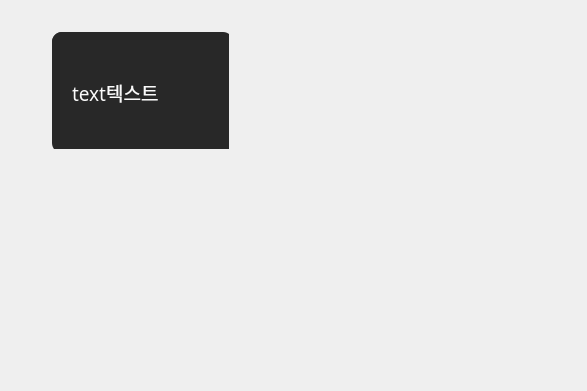
<?xml version="1.0" encoding="UTF-8"?>
<ui version="4.0">
 <class>SimpleTranslateWidget</class>
 <widget class="QWidget" name="SimpleTranslateWidget">
  <property name="windowModality">
   <enum>Qt::WindowModality::NonModal</enum>
  </property>
  <property name="geometry">
   <rect>
    <x>0</x>
    <y>0</y>
    <width>587</width>
    <height>391</height>
   </rect>
  </property>
  <property name="font">
   <font>
    <family>맑은 고딕</family>
    <pointsize>15</pointsize>
    <italic>false</italic>
    <bold>false</bold>
    <stylestrategy>PreferAntialias</stylestrategy>
    <hintingpreference>PreferNoHinting</hintingpreference>
   </font>
  </property>
  <property name="windowTitle">
   <string>SimpleTranslateWidget</string>
  </property>
  <property name="styleSheet">
   <string notr="true"/>
  </property>
  <widget class="QWidget" name="verticalLayoutWidget">
   <property name="geometry">
    <rect>
     <x>40</x>
     <y>20</y>
     <width>201</width>
     <height>141</height>
    </rect>
   </property>
   <layout class="QVBoxLayout" name="outerVLayout">
    <property name="spacing">
     <number>0</number>
    </property>
    <property name="leftMargin">
     <number>12</number>
    </property>
    <property name="topMargin">
     <number>12</number>
    </property>
    <property name="rightMargin">
     <number>12</number>
    </property>
    <property name="bottomMargin">
     <number>12</number>
    </property>
    <item>
     <widget class="QFrame" name="bgFrame">
      <property name="styleSheet">
       <string notr="true">background-color: rgb(40, 40, 40);
border-radius : 10px;</string>
      </property>
      <property name="frameShape">
       <enum>QFrame::Shape::StyledPanel</enum>
      </property>
      <property name="frameShadow">
       <enum>QFrame::Shadow::Raised</enum>
      </property>
      <widget class="QWidget" name="verticalLayoutWidget_2">
       <property name="geometry">
        <rect>
         <x>0</x>
         <y>0</y>
         <width>181</width>
         <height>121</height>
        </rect>
       </property>
       <layout class="QVBoxLayout" name="textVLayout">
        <property name="spacing">
         <number>0</number>
        </property>
        <property name="sizeConstraint">
         <enum>QLayout::SizeConstraint::SetDefaultConstraint</enum>
        </property>
        <property name="leftMargin">
         <number>20</number>
        </property>
        <property name="topMargin">
         <number>20</number>
        </property>
        <property name="rightMargin">
         <number>20</number>
        </property>
        <property name="bottomMargin">
         <number>20</number>
        </property>
        <item>
         <widget class="QLabel" name="resultTextLabel">
          <property name="enabled">
           <bool>true</bool>
          </property>
          <property name="font">
           <font>
            <family>맑은 고딕</family>
            <pointsize>14</pointsize>
            <italic>false</italic>
            <bold>false</bold>
            <stylestrategy>PreferAntialias</stylestrategy>
            <kerning>true</kerning>
            <hintingpreference>PreferDefaultHinting</hintingpreference>
           </font>
          </property>
          <property name="styleSheet">
           <string notr="true">color: rgb(250, 250, 250);
background-color:transparent;

</string>
          </property>
          <property name="text">
           <string>text텍스트</string>
          </property>
          <property name="wordWrap">
           <bool>false</bool>
          </property>
          <property name="textInteractionFlags">
           <set>Qt::TextInteractionFlag::LinksAccessibleByMouse|Qt::TextInteractionFlag::TextSelectableByMouse</set>
          </property>
         </widget>
        </item>
       </layout>
      </widget>
     </widget>
    </item>
   </layout>
  </widget>
 </widget>
 <resources/>
 <connections/>
</ui>
